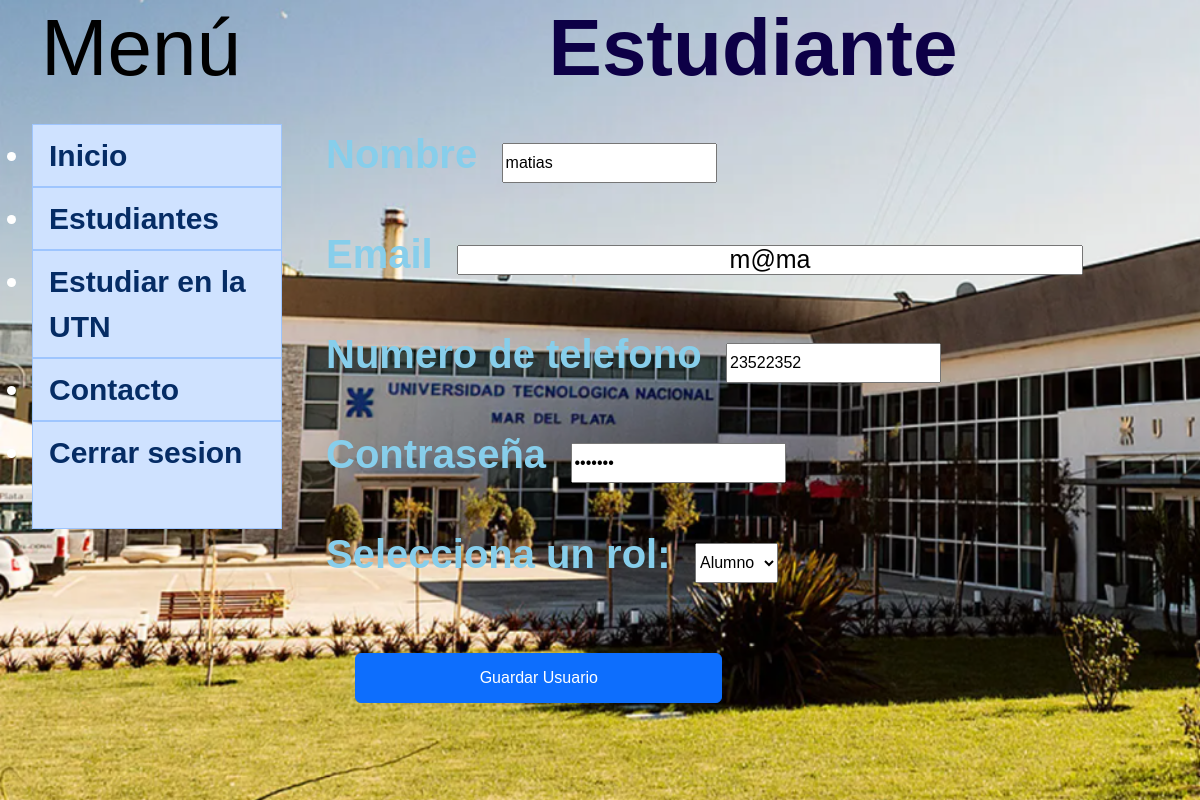
Page /estudiante.php?id=1 (signed in) on the committed database.
### tables this page shows
CREATE TABLE `usuarios` (
  `id` int(11) NOT NULL,
  `nombre` varchar(255) NOT NULL,
  `email` varchar(255) NOT NULL,
  `password` varchar(255) NOT NULL,
  `numero` int(11) NOT NULL,
  `rol` int(1) NOT NULL
);

### estudiante.php (the view, shortened to what this page needs)
<?php
if (isset($_GET["id"])) {
$id = $_GET["id"];
$conexion = include "include/conexion.php";
$sql = "SELECT * FROM usuarios WHERE id = '$id' ";
$query = mysqli_query($conexion, $sql);
$estudiante = mysqli_fetch_array($query);
};
?>
<!DOCTYPE html>
<html>
    <head>
      <link rel="stylesheet" type="text/css" href="assets\CSS\stylepanel.css">
      <link rel="stylesheet" type="text/css" href="assets\CSS\bootstrap.min.css">
      <?include "include/extensiones.php";?>
    </head>
  <body>
    <div class="row">
      <div class="col-3">
    <?php include "include/menu.php";?>
</div>
<div class="col-9">
    <h1>Estudiante</h1>
        <div>
            <label >Nombre</label>
            <input type="text" id="nombre" value="<?php echo $estudiante["nombre"]?>">
        </div>
        <div>
            <label >Email</label>
            <input type="email" id="email" value="<?php echo $estudiante["email"]?>">
        </div>
        <div>
          <label >Numero de telefono</label>
            <input type="number" id="numero" value="<?php echo $estudiante["numero"]?>">
        </div>
        <div>
          <label >Contraseña</label>
            <input type="password" id="password" value="<?php echo $estudiante["password"]?>">
        </div>
  <label for="rol">Selecciona un rol:</label>
  <select name="rol" id="rol">
    <option value="0">Alumno</option>
  </select>
        </div>
        <button onclick="guardar()" class="btn btn-primary enviar" type="button"> Guardar Usuario</button>
        <div id="r"></div>
      </div>
  </body>
</html>

### assets/CSS/stylepanel.css (style rules this page uses)
body { font-family: 'Arial', sans-serif; }
h1 { font-family: 'Arial', sans-serif; font-size: 80px; text-align: center; color: rgb(13, 0, 70); }
button { height: 50px; width: auto; margin-left: 10px; }
label { color: rgb(90, 251, 216); font-size: 40px; margin: 20px; text-align: center; }
#email { height: 30px; text-align: center; font-size: 25px; width: 70%; }

### estudiante.php (style rules this page uses)
h1 { color:red; }
button { height: 50px; width: auto; margin-left: 10px; }
label { color: white; font-size: 30px; margin: 20px; text-align: center; }
input { height:40px; }
select { height:40px; }
.row { background-image: url("utn-mdp.png"); background-repeat: no-repeat; background-attachment: fixed; background-size: cover; height: 800px; }
.enviar { height: 50px; width: 30%; margin-left: 30%; }

### include/menu.php (style rules this page uses)
body { font-family: 'Arial', sans-serif; }
h1 { font-family: 'Arial', sans-serif; font-size: 80px; text-align: center; color: rgb(13,00,70); font-weight:700; }
label { color: skyblue; font-size: 40px; font-weight: bold; }

### rows in the picture
usuarios: nombre "matias", email "m@ma", numero "23522352"
